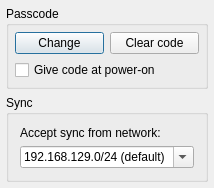
<ui version="4.0" stdsetdef="1" >
  <author></author>
  <comment></comment>
  <exportmacro></exportmacro>
  <class>SecurityBase</class>
  <widget class="QDialog" name="SecurityBase" >
    <property name="objectName" >
      <string notr="true" >SecurityBase</string>
    </property>
    <property name="geometry" >
      <rect>
        <x>0</x>
        <y>0</y>
        <width>209</width>
        <height>182</height>
      </rect>
    </property>
    <property name="windowTitle" >
      <string>Security</string>
    </property>
    <layout class="QVBoxLayout" >
      <property name="margin" >
        <number>6</number>
      </property>
      <property name="spacing" >
        <number>6</number>
      </property>
      <item>
        <widget class="QGroupBox" name="GroupBox9" >
          <property name="objectName" >
            <string notr="true" >GroupBox9</string>
          </property>
          <property name="title" >
            <string>Passcode</string>
          </property>
          <layout class="QVBoxLayout" >
            <property name="margin" >
              <number>6</number>
            </property>
            <property name="spacing" >
              <number>6</number>
            </property>
            <item>
              <layout class="QHBoxLayout" >
                <property name="margin" >
                  <number>0</number>
                </property>
                <property name="spacing" >
                  <number>-1</number>
                </property>
                <item>
                  <widget class="QPushButton" name="changepasscode" >
                    <property name="objectName" >
                      <string notr="true" >changepasscode</string>
                    </property>
                    <property name="text" >
                      <string>Change</string>
                    </property>
                  </widget>
                </item>
                <item>
                  <widget class="QPushButton" name="clearpasscode" >
                    <property name="objectName" >
                      <string notr="true" >clearpasscode</string>
                    </property>
                    <property name="text" >
                      <string>Clear code</string>
                    </property>
                  </widget>
                </item>
              </layout>
            </item>
            <item>
              <widget class="QCheckBox" name="passcode_poweron" >
                <property name="objectName" >
                  <string notr="true" >passcode_poweron</string>
                </property>
                <property name="text" >
                  <string>Give code at power-on</string>
                </property>
                <property name="whatsThis" >
                  <string>Pass code protection provides a minimal level of protection from casual access to this device.</string>
                </property>
              </widget>
            </item>
          </layout>
        </widget>
      </item>
      <item>
        <widget class="QGroupBox" name="GroupBox1" >
          <property name="objectName" >
            <string notr="true" >GroupBox1</string>
          </property>
          <property name="title" >
            <string>Sync</string>
          </property>
          <layout class="QVBoxLayout" >
            <property name="margin" >
              <number>11</number>
            </property>
            <property name="spacing" >
              <number>6</number>
            </property>
            <item>
              <widget class="QLabel" name="TextLabel1_2" >
                <property name="objectName" >
                  <string notr="true" >TextLabel1_2</string>
                </property>
                <property name="text" >
                  <string>Accept sync from network:</string>
                </property>
              </widget>
            </item>
            <item>
              <widget class="QComboBox" name="syncnet" >
                <property name="objectName" >
                  <string notr="true" >syncnet</string>
                </property>
                <property name="editable" >
                  <bool>true</bool>
                </property>
                <item>
                  <property name="text" >
                    <string>192.168.129.0/24 (default)</string>
                  </property>
                </item>
                <item>
                  <property name="text" >
                    <string>192.168.1.0/24</string>
                  </property>
                </item>
                <item>
                  <property name="text" >
                    <string>192.168.0.0/16</string>
                  </property>
                </item>
                <item>
                  <property name="text" >
                    <string>172.16.0.0/12</string>
                  </property>
                </item>
                <item>
                  <property name="text" >
                    <string>10.0.0.0/8</string>
                  </property>
                </item>
                <item>
                  <property name="text" >
                    <string>Any</string>
                  </property>
                </item>
                <item>
                  <property name="text" >
                    <string>None</string>
                  </property>
                </item>
              </widget>
            </item>
          </layout>
        </widget>
      </item>
    </layout>
  </widget>
</ui>
